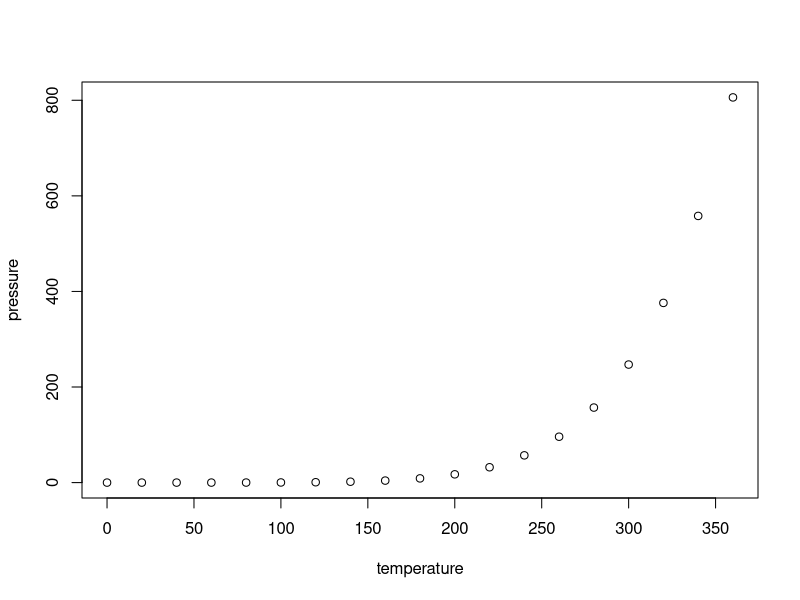
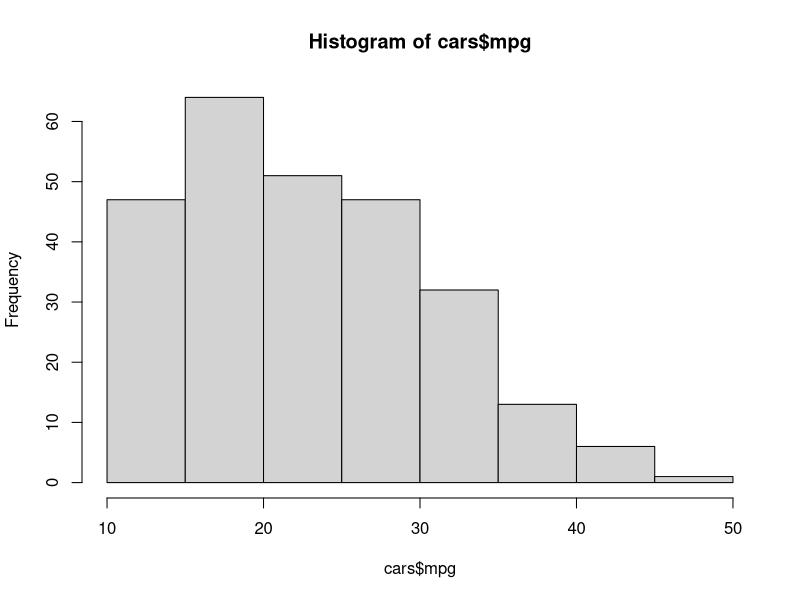
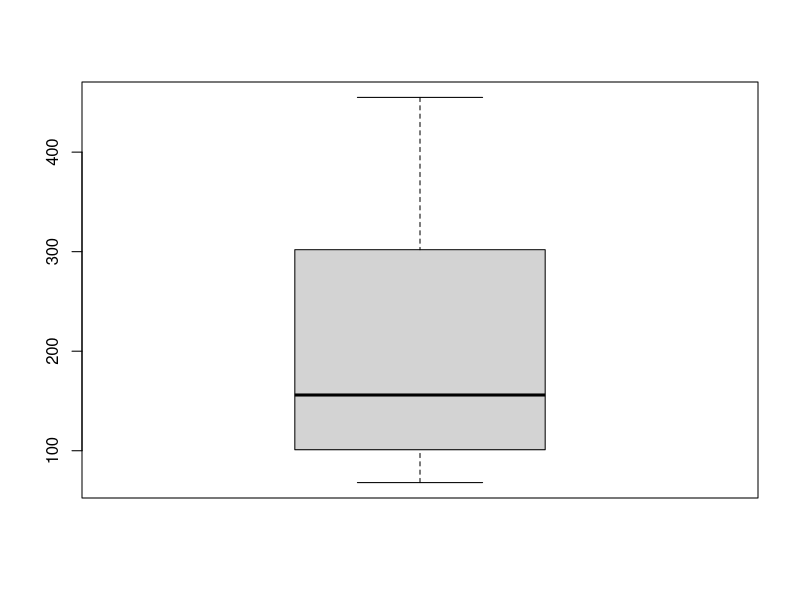
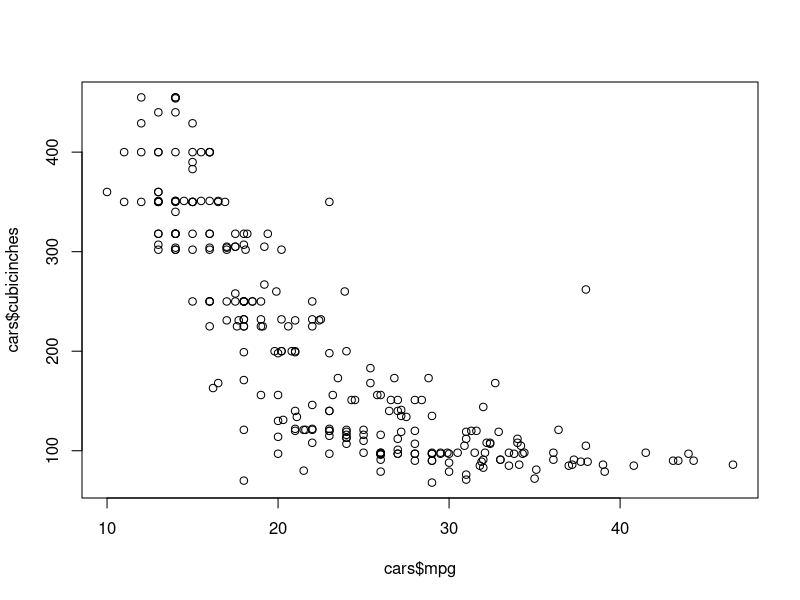

Write the R code that produced these figures, in order.
## ---- chunk 1
knitr::opts_chunk$set(echo = TRUE)
## ---- chunk 2
summary(cars)
## ---- chunk 3
plot(pressure)
## ---- chunk 4
cars <- read.csv(file="cars.txt", stringsAsFactors =
FALSE)
cars2 <- read.csv(file="cars2.txt", stringsAsFactors =
FALSE)

## ---- chunk 5
cars_tiny <- cars[1:5,c(1, 3, 4, 8)]
cars_tiny
## ---- chunk 6
cars_tiny[2,2] <- cars_tiny[4,4] <- NA
cars_tiny[2,2] <- 0
cars_tiny[4,4] <- "Missing"
cars_tiny
## ---- chunk 7
hist(cars$mpg)
boxplot(cars$cubicinches)
plot(cars$mpg, cars$cubicinches)
## ---- chunk 8
mmnorm.weight <- (cars$weight - min(cars$weight))/(max(cars$weight) - min(cars$weight))
mmnorm.weight



## ---- chunk 9
zscore.weight <- (cars$weight - mean(cars$weight))/sd(cars$weight)
zscore.weight
## ---- chunk 10
mean(cars$mpg)
## ---- chunk 11
sd(cars$mpg)
## ---- chunk 12
min(cars$mpg)

max(cars$mpg)

